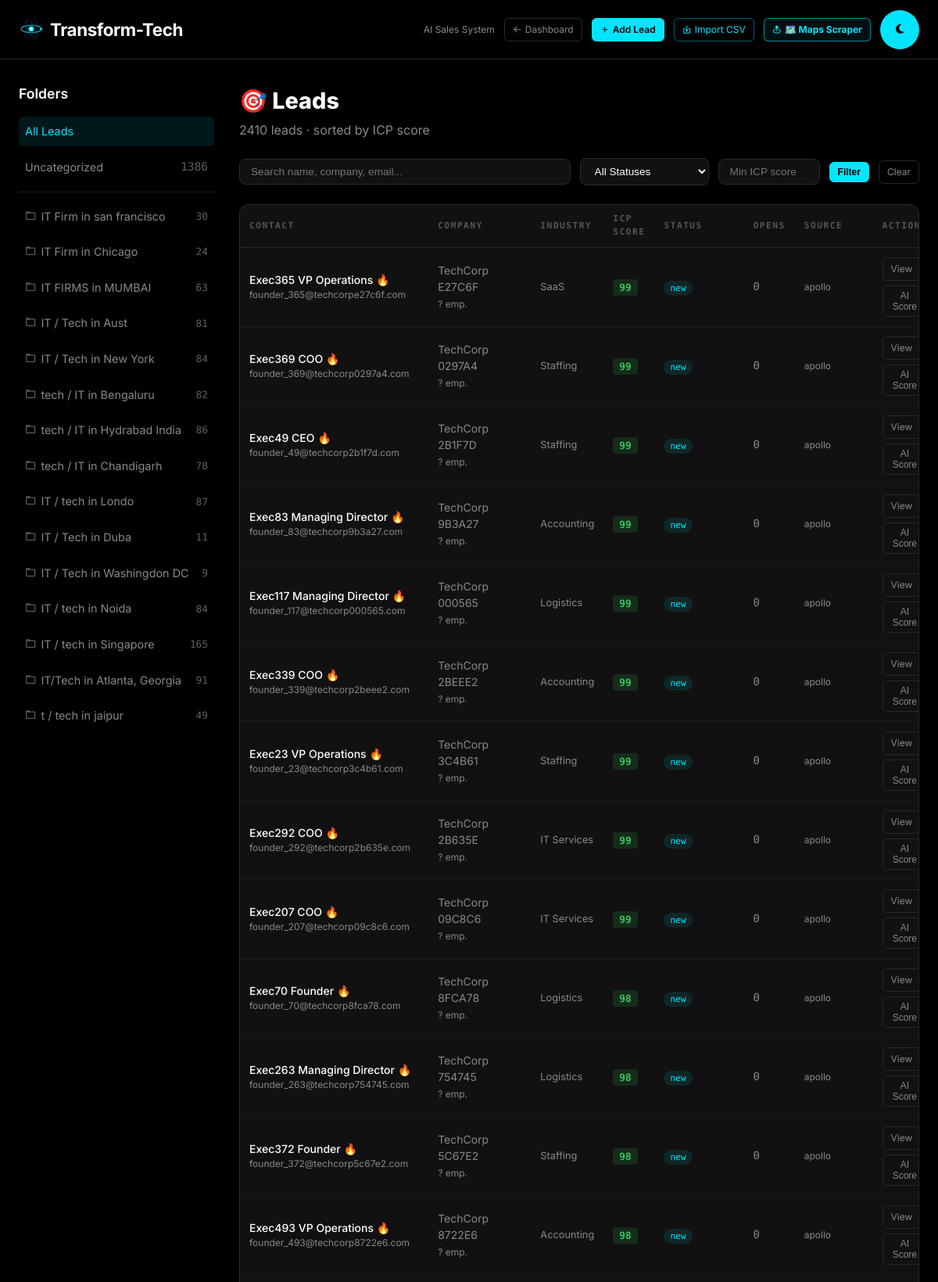
Screenshot of /sales/leads/ (signed in, upper part) with the database file from the repository.
### tracking_app/sales_models.py (models this page shows, shortened)
class LeadFolder(models.Model):
    name = models.CharField(max_length=200)
    description = models.TextField(blank=True)
    tenant = models.ForeignKey('tracking_app.Tenant', on_delete=models.CASCADE, null=True, blank=True, related_name='lead_folders')
    created_at = models.DateTimeField(auto_now_add=True)
    class Meta:
        ordering = ['-created_at']

class Lead(models.Model):
    SOURCE_CHOICES = [
        ('apollo', 'Apollo.io'),
        ('linkedin', 'LinkedIn'),
        ('serp', 'Job Board Scrape'),
        ('manual', 'Manual Entry'),
        ('inbound', 'Inbound (Website)'),
        ('referral', 'Referral'),
        ('google_maps', 'Google Maps Scraper'),
    ]
    STATUS_CHOICES = [
        ('new', 'New'),
        ('enriched', 'Enriched'),
        ('qualified', 'Qualified'),
        ('in_sequence', 'In Sequence'),
        ('replied', 'Replied'),
        ('demo_booked', 'Demo Booked'),
        ('demo_done', 'Demo Done'),
        ('converted', 'Converted'),
        ('lost', 'Lost'),
        ('unsubscribed', 'Unsubscribed'),
        ('nurture', 'Long-Term Nurture'),
    ]
    contact_name = models.CharField(max_length=200)
    email = models.EmailField(blank=True, null=True)  # nullable for Google Maps leads
    linkedin_url = models.URLField(blank=True, null=True)
    phone = models.CharField(max_length=30, blank=True, null=True)
    company_name = models.CharField(max_length=200)
    company_size = models.IntegerField(null=True, blank=True, help_text="Number of employees")
    industry = models.CharField(max_length=100, blank=True, null=True)
    company_website = models.URLField(blank=True, null=True)
    company_location = models.CharField(max_length=255, blank=True, null=True)
    gmaps_place_id = models.CharField(max_length=200, blank=True, null=True, unique=True)
    gmaps_rating = models.FloatField(null=True, blank=True)
    gmaps_reviews = models.IntegerField(null=True, blank=True)
    gmaps_category = models.CharField(max_length=200, blank=True, null=True)
    gmaps_address = models.TextField(blank=True, null=True)
    gmaps_maps_url = models.URLField(blank=True, null=True)
    tech_stack = models.JSONField(default=list, help_text="Technologies used by the company")
    pain_points = models.JSONField(default=list, help_text="AI-identified pain points")
    personalization_data = models.JSONField(default=dict, help_text="Data used for email personalization")
    current_ats_tool = models.CharField(max_length=100, blank=True, null=True, help_text="ATS they currently use")
    icp_score = models.FloatField(default=0.0, help_text="Ideal Customer Profile fit score 0-100")
    icp_score_breakdown = models.JSONField(default=dict, help_text="Breakdown of scoring factors")
    source = models.CharField(max_length=30, choices=SOURCE_CHOICES, default='manual')
    status = models.CharField(max_length=30, choices=STATUS_CHOICES, default='new')
    email_opens = models.IntegerField(default=0)
    email_clicks = models.IntegerField(default=0)
    last_activity_at = models.DateTimeField(null=True, blank=True)
    custom_data = models.JSONField(default=dict, blank=True, null=True)
    created_at = models.DateTimeField(auto_now_add=True)
    updated_at = models.DateTimeField(auto_now=True)
    enriched_at = models.DateTimeField(null=True, blank=True)
    class Meta:
        ordering = ['-icp_score', '-created_at']
        constraints = [
            models.UniqueConstraint(
                fields=['email'],
                condition=models.Q(email__isnull=False),
                name='unique_lead_email_when_not_null',
            )
        ]
    tenant = models.ForeignKey('tracking_app.Tenant', on_delete=models.CASCADE, null=True, blank=True, related_name='%(class)ss')
    folder = models.ForeignKey(LeadFolder, on_delete=models.SET_NULL, null=True, blank=True, related_name='leads')
    @property
    def is_hot(self):
        if self.email_opens >= 3 or self.icp_score >= 80:
            return True
        return False

### tracking_app/sales_views.py (the view)
# urls.py: path('sales/leads/', sales_views.lead_list, name='lead-list'),
@login_required
def lead_list(request):
    qs = Lead.objects.filter(**get_tenant_filter(request.user)).order_by('-icp_score', '-created_at')
    status_filter = request.GET.get('status', '')
    search = request.GET.get('q', '')
    min_score = request.GET.get('min_score', '')
    folder_id = request.GET.get('folder', '')
    if status_filter:
        qs = qs.filter(status=status_filter)
    if search:
        qs = qs.filter(
            Q(contact_name__icontains=search) |
            Q(company_name__icontains=search) |
            Q(email__icontains=search)
        )
    if min_score:
        qs = qs.filter(icp_score__gte=float(min_score))
    if folder_id:
        if folder_id == 'uncategorized':
            qs = qs.filter(folder__isnull=True)
        else:
            qs = qs.filter(folder_id=folder_id)
    folders = LeadFolder.objects.filter(**get_tenant_filter(request.user)).annotate(
        lead_count=Count('leads')
    )
    uncategorized_count = Lead.objects.filter(**get_tenant_filter(request.user), folder__isnull=True).count()
    context = {
        'page_title': 'Leads',
        'leads': qs[:100],
        'status_choices': Lead.STATUS_CHOICES,
        'status_filter': status_filter,
        'search': search,
        'min_score': min_score,
        'folder_id': folder_id,
        'total_count': qs.count(),
        'folders': folders,
        'uncategorized_count': uncategorized_count,
    }
    return render(request, 'tracking_app/sales/leads.html', context)

### tracking_app/templates/tracking_app/sales/leads.html (shortened to what this page needs)
{% load static %}
<!DOCTYPE html>
<html lang="en">
<head>
    <link href='https://unpkg.com/boxicons@2.1.4/css/boxicons.min.css' rel='stylesheet'>
    <link rel="stylesheet" href="https://cdnjs.cloudflare.com/ajax/libs/font-awesome/6.4.0/css/all.min.css">
    <link rel="stylesheet" href="{% static 'tracking_app/transform.css' %}?v=334">
</head>
<body>
<nav class="navbar">
    <div class="container nav-content">
        <a class="logo" href="{% url 'home' %}">
            {% include 'tracking_app/partials/new_logo.html' %}
        </a>
        <div style="display:flex;align-items:center;gap:12px;">
            <span style="font-size:0.75rem;color:var(--text-gray);">AI Sales System</span>
            <a href="{% url 'sales-dashboard' %}" class="btn-sm" style="text-decoration:none;"><i class='bx bx-arrow-back'></i> Dashboard</a>
            <a href="{% url 'lead-create' %}" class="btn-sm cyan"><i class='bx bx-plus'></i> Add Lead</a>
            <a href="{% url 'import-leads' %}" class="btn-sm" style="text-decoration:none;border-color:rgba(0,229,255,.4);color:var(--primary);"><i class='bx bx-import'></i> Import CSV</a>
            <a href="{% url 'gmaps-lead-scraper' %}" class="btn-sm" style="text-decoration:none;border-color:rgba(0,229,255,.6);color:#00E5FF;background:rgba(0,229,255,0.07);font-weight:700;"><i class='bx bxs-map-pin'></i> 🗺️ Maps Scraper</a>
            <button id="theme-toggle" class="btn btn-primary btn-lg" title="Toggle light/dark theme" style="width: 50px; height: 50px; padding: 0; display: flex; align-items: center; justify-content: center; border-radius: 50%;"><i id="theme-icon" class="fas fa-moon"></i></button>
        </div>
    </div>
</nav>
<div class="page-wrap" style="display:flex; gap:32px;">
    <div style="width: 250px; flex-shrink: 0;">
        <h2 style="font-size:1.1rem;font-weight:600;color:white;margin-bottom:16px;">Folders</h2>
        <div style="display:flex; flex-direction:column; gap:8px;">
            <a href="?{% if status_filter %}status={{status_filter}}&{% endif %}{% if search %}q={{search}}&{% endif %}{% if min_score %}min_score={{min_score}}&{% endif %}"
               style="display:flex; justify-content:space-between; text-decoration:none; color:{% if not folder_id %}var(--primary){% else %}var(--text-gray){% endif %}; padding:8px; border-radius:6px; background:{% if not folder_id %}rgba(0,229,255,0.1){% else %}transparent{% endif %}; font-size:0.9rem;">
                <span>All Leads</span>
            </a>
            <a href="?folder=uncategorized&{% if status_filter %}status={{status_filter}}&{% endif %}{% if search %}q={{search}}&{% endif %}{% if min_score %}min_score={{min_score}}&{% endif %}"
               style="display:flex; justify-content:space-between; text-decoration:none; color:{% if folder_id == 'uncategorized' %}var(--primary){% else %}var(--text-gray){% endif %}; padding:8px; border-radius:6px; background:{% if folder_id == 'uncategorized' %}rgba(0,229,255,0.1){% else %}transparent{% endif %}; font-size:0.9rem;">
                <span>Uncategorized</span>
                <span style="font-family:var(--font-mono);opacity:0.7;">{{ uncategorized_count }}</span>
            </a>
            <hr style="border:none; border-top:1px solid rgba(255,255,255,0.1); margin:4px 0;">
            {% for folder in folders %}
            <a href="?folder={{ folder.id }}&{% if status_filter %}status={{status_filter}}&{% endif %}{% if search %}q={{search}}&{% endif %}{% if min_score %}min_score={{min_score}}&{% endif %}"
               style="display:flex; justify-content:space-between; align-items:center; text-decoration:none; color:{% if folder_id == folder.id|stringformat:'s' %}var(--primary){% else %}var(--text-gray){% endif %}; padding:8px; border-radius:6px; background:{% if folder_id == folder.id|stringformat:'s' %}rgba(0,229,255,0.1){% else %}transparent{% endif %}; font-size:0.9rem;">
                <span style="white-space:nowrap; overflow:hidden; text-overflow:ellipsis;" title="{{ folder.name }}"><i class='bx bx-folder' style="margin-right:6px;opacity:0.7;"></i>{{ folder.name }}</span>
                <span style="font-family:var(--font-mono);opacity:0.7;font-size:0.8rem;margin-left:8px;">{{ folder.lead_count }}</span>
            </a>
            {% endfor %}
        </div>
    </div>
    <div style="flex:1; min-width:0;">
        <h1 style="font-size:1.8rem;font-weight:800;color:white;margin-bottom:4px;">🎯 Leads</h1>
        <p style="color:var(--text-gray);margin-bottom:24px;">{{ total_count }} lead{% if total_count != 1 %}s{% endif %} · sorted by ICP score</p>
        <form method="get" class="filter-bar">
            <input type="text" name="q" placeholder="Search name, company, email..." value="{{ search }}" style="flex:1;min-width:200px;">
            <select name="status">
                <option value="">All Statuses</option>
            </select>
            <input type="number" name="min_score" placeholder="Min ICP score" value="{{ min_score }}" style="width:130px;">
            <button type="submit" class="btn-sm cyan">Filter</button>
            <a href="?{% if folder_id %}folder={{folder_id}}{% endif %}" class="btn-sm">Clear</a>
        </form>
        <div style="background:var(--bg-elevated);border:1px solid var(--secondary);border-radius:12px;overflow:hidden;">
            {% if leads %}
            <table class="leads-table">
                <thead>
                    <tr>
                        <th>Contact</th>
                        <th>Company</th>
                        <th>Industry</th>
                        <th>ICP Score</th>
                        <th>Status</th>
                        <th>Opens</th>
                        <th>Source</th>
                        <th>Actions</th>
                    </tr>
                </thead>
                <tbody>
                    {% for lead in leads %}
                    <tr>
                        <td>
                            <div style="color:white;font-weight:500;">{{ lead.contact_name }} {% if lead.is_hot %}🔥{% endif %}</div>
                            <div style="font-size:0.75rem;color:var(--text-gray);">{{ lead.email }}</div>
                        </td>
                        <td style="color:var(--text-gray);">{{ lead.company_name }}<br><span style="font-size:0.75rem;">{{ lead.company_size|default:"?" }} emp.</span></td>
                        <td style="color:var(--text-gray);font-size:0.8rem;">{{ lead.industry|default:"—" }}</td>
                        <td>
                            <span class="score-badge {% if lead.icp_score >= 75 %}score-high{% elif lead.icp_score >= 50 %}score-mid{% else %}score-low{% endif %}">
                                {{ lead.icp_score|floatformat:0 }}
                            </span>
                        </td>
                        <td>
                            <span class="status-badge" style="background:rgba(0,229,255,0.1);color:var(--primary);">{{ lead.status }}</span>
                        </td>
                        <td style="font-family:var(--font-mono);color:var(--text-gray);">{{ lead.email_opens }}</td>
                        <td style="font-size:0.75rem;color:var(--text-gray);">{{ lead.source }}</td>
                        <td>
                            <div style="display:flex;gap:6px;flex-wrap:wrap;">
                                <a href="{% url 'lead-detail' lead.id %}" class="btn-sm">View</a>
                                <button class="btn-sm" onclick="scoreLead({{ lead.id }}, this)">AI Score</button>
                            </div>
                        </td>
                    </tr>
                    {% endfor %}
                </tbody>
            </table>
            {% else %}
            <div class="empty-state">
                <i class='bx bx-user-plus'></i>
                No leads found matching your filters.<br>
                <a href="{% url 'lead-create' %}" class="btn-sm cyan" style="margin-top:16px;display:inline-flex;">+ Add Your First Lead</a>
            </div>
            {% endif %}
        </div>
    </div>
</div>
</body>
</html>

### rows the page displays
LeadFolder: name "IT Firm in san francisco", lead_count "30"
LeadFolder: name "IT Firm in Chicago", lead_count "24"
LeadFolder: name "IT FIRMS in MUMBAI", lead_count "63"
LeadFolder: name "IT / Tech in Aust", lead_count "81"
LeadFolder: name "IT / Tech in New York", lead_count "84"
LeadFolder: name "tech / IT in Bengaluru", lead_count "82"
LeadFolder: name "tech / IT in Hydrabad India", lead_count "86"
LeadFolder: name "tech / IT in Chandigarh", lead_count "78"
LeadFolder: name "IT / tech in Londo", lead_count "87"
LeadFolder: name "IT / Tech in Duba", lead_count "11"
LeadFolder: name "IT / Tech in Washingdon DC", lead_count "9"
LeadFolder: name "IT / tech in Noida", lead_count "84"
LeadFolder: name "IT / tech in Singapore", lead_count "165"
LeadFolder: name "IT/Tech in Atlanta, Georgia", lead_count "91"
LeadFolder: name "t / tech in jaipur", lead_count "49"
Lead: contact_name "Exec365 VP Operations", email "founder_365@techcorpe27c6f.com", company_name "TechCorp E27C6F", company_size "?", industry "SaaS", icp_score "99", status "new", email_opens "0", source "apollo"
Lead: contact_name "Exec369 COO", email "founder_369@techcorp0297a4.com", company_name "TechCorp 0297A4", company_size "?", industry "Staffing", icp_score "99", status "new", email_opens "0", source "apollo"
Lead: contact_name "Exec49 CEO", email "founder_49@techcorp2b1f7d.com", company_name "TechCorp 2B1F7D", company_size "?", industry "Staffing", icp_score "99", status "new", email_opens "0", source "apollo"
Lead: contact_name "Exec83 Managing Director", email "founder_83@techcorp9b3a27.com", company_name "TechCorp 9B3A27", company_size "?", industry "Accounting", icp_score "99", status "new", email_opens "0", source "apollo"
Lead: contact_name "Exec117 Managing Director", email "founder_117@techcorp000565.com", company_name "TechCorp 000565", company_size "?", industry "Logistics", icp_score "99", status "new", email_opens "0", source "apollo"
Lead: contact_name "Exec339 COO", email "founder_339@techcorp2beee2.com", company_name "TechCorp 2BEEE2", company_size "?", industry "Accounting", icp_score "99", status "new", email_opens "0", source "apollo"
Lead: contact_name "Exec23 VP Operations", email "founder_23@techcorp3c4b61.com", company_name "TechCorp 3C4B61", company_size "?", industry "Staffing", icp_score "99", status "new", email_opens "0", source "apollo"
Lead: contact_name "Exec292 COO", email "founder_292@techcorp2b635e.com", company_name "TechCorp 2B635E", company_size "?", industry "IT Services", icp_score "99", status "new", email_opens "0", source "apollo"
Lead: contact_name "Exec207 COO", email "founder_207@techcorp09c8c6.com", company_name "TechCorp 09C8C6", company_size "?", industry "IT Services", icp_score "99", status "new", email_opens "0", source "apollo"
Lead: contact_name "Exec70 Founder", email "founder_70@techcorp8fca78.com", company_name "TechCorp 8FCA78", company_size "?", industry "Logistics", icp_score "98", status "new", email_opens "0", source "apollo"
Lead: contact_name "Exec263 Managing Director", email "founder_263@techcorp754745.com", company_name "TechCorp 754745", company_size "?", industry "Logistics", icp_score "98", status "new", email_opens "0", source "apollo"
Lead: contact_name "Exec372 Founder", email "founder_372@techcorp5c67e2.com", company_name "TechCorp 5C67E2", company_size "?", industry "Staffing", icp_score "98", status "new", email_opens "0", source "apollo"
Lead: contact_name "Exec493 VP Operations", email "founder_493@techcorp8722e6.com", company_name "TechCorp 8722E6", company_size "?", industry "Accounting", icp_score "98", status "new", email_opens "0", source "apollo"

### other values shown
{{ uncategorized_count }} "1386"
{{ total_count }} "2410"
